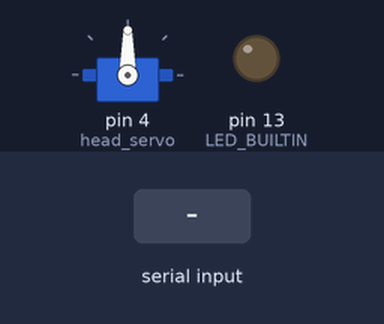
Recording of a sketch running on a simulated Arduino Uno, built with avr-gcc and run on an emulated ATmega328P. On the bench: servo, output pins drawn as LEDs (lit = HIGH). The inputs (shaded band) are chosen by the test bench.

Above: at 1.2 s.
1.3 s: "F" received over Serial
At 1.6 s:
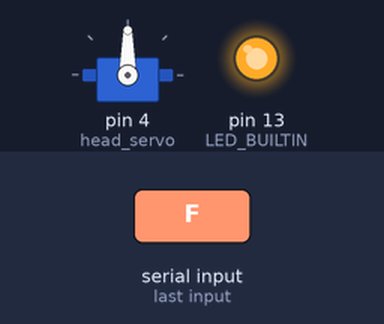
2.8 s: "R" received over Serial
At 3.9 s:
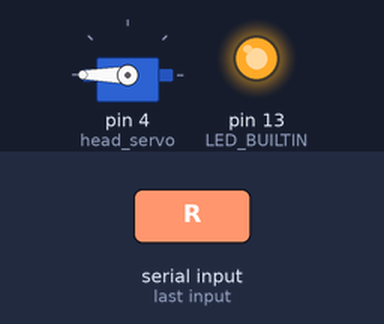
4.3 s: "B" received over Serial
At 5.1 s:
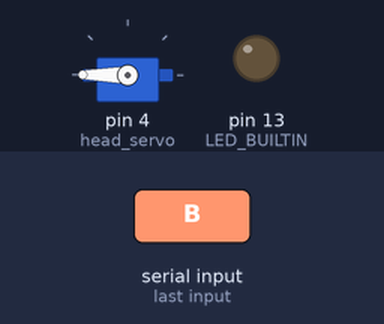
5.8 s: "L" received over Serial
At 6.2 s:
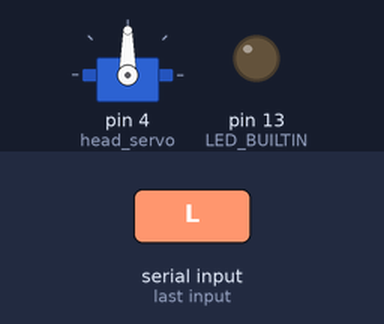
Timing chart, 0 to 8.3 s (numbered marks = the images above; inputs shaded):
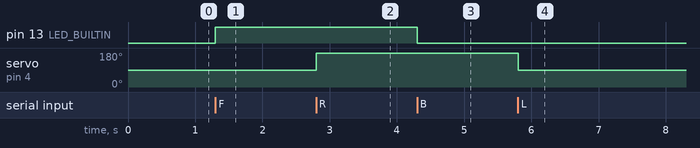

Measured:
- after the input at 1.3 s, pin 13 (LED_BUILTIN): LOW → HIGH at once
- after the input at 2.8 s, servo on pin 4 (head_servo): 90° → 180° at once
- after the input at 4.3 s, pin 13 (LED_BUILTIN): HIGH → LOW at once
- after the input at 5.8 s, servo on pin 4 (head_servo): 180° → 90° at once

The sketch:

walle_bluetooth.ino
```cpp
#include <Servo.h>
Servo head_servo;
char command;

void setup() {
  Serial.begin(9600);
  head_servo.attach(4);
  pinMode(LED_BUILTIN, OUTPUT);
}

void loop() {
  if(Serial.available() > 0) {
    command = Serial.read();
    switch(command) {
    case 'F':
      led_on();
      break;
    case 'B':
      led_off();
      break;
    case 'L':
      head_move(90);
      break;
    case 'R':
      head_move(180);
      break;
    }
  }
}

void led_on() {
  digitalWrite(LED_BUILTIN, HIGH);
}

void led_off() {
  digitalWrite(LED_BUILTIN, LOW);
}


void head_move(int angle)
{
  head_servo.write(angle);
}
```
